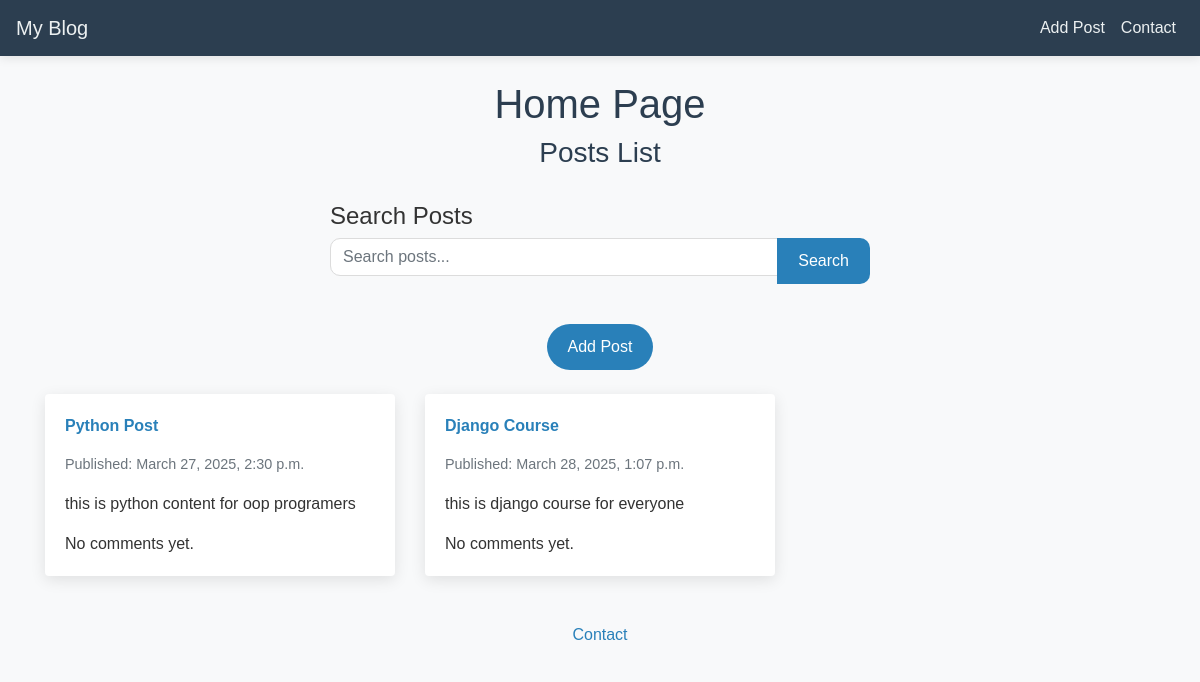
The app's page /, older data.
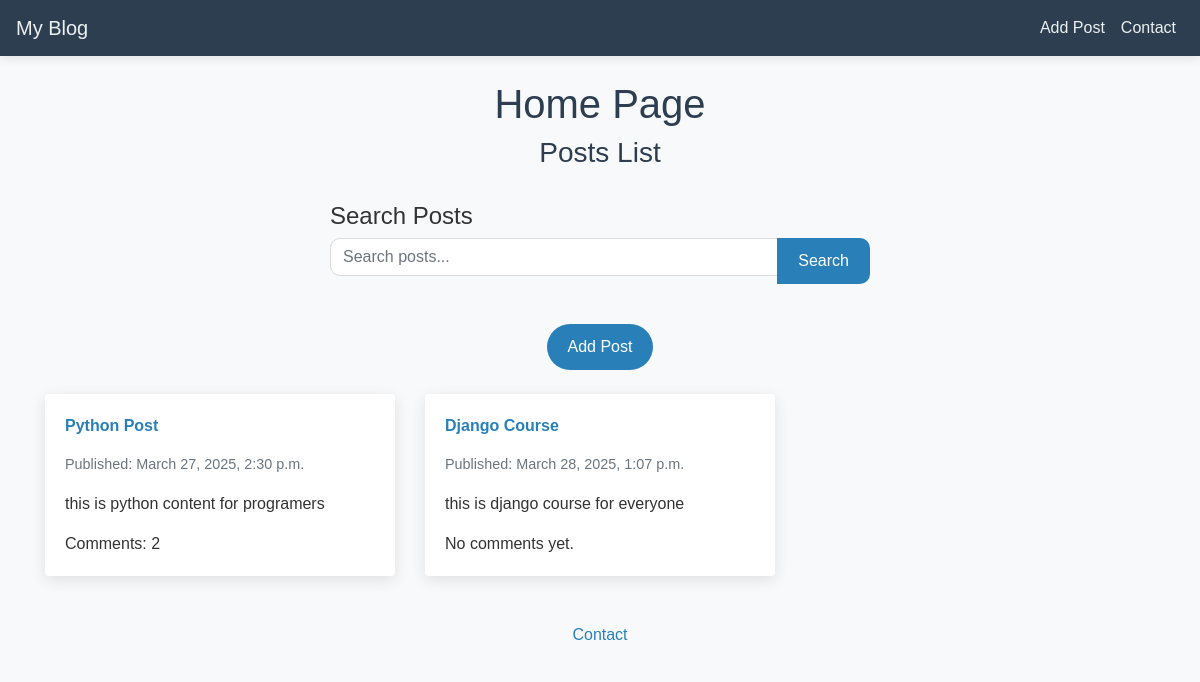
The same page, newer data.
### post/models.py (models this page shows, shortened)
class Post(models.Model):
    title = models.CharField(max_length=50)
    content = models.TextField(max_length=200)
    created_at = models.DateTimeField(auto_now_add=True)
    image = models.ImageField(upload_to='post-image/' , null=True , blank=True)
    active = models.BooleanField(default=False)
    slug = models.SlugField(blank=True , null=True)
    class Meta:
        verbose_name = 'Post'
        verbose_name_plural = 'Posts'
    def __str__(self):
        return self.title

### post/views.py (the view)
# urls.py: path('' , views.PostList.as_view() , name='post'),
class PostList(ListView):
    model = Post
    ordering = ['-created_at']
    def get_queryset(self):
        search = self.request.GET.get('search')
        if search:
            return Post.objects.filter(Q(title__icontains=search) | Q(content__icontains=search)) # if you want to filter the post by active = True
        return Post.objects.all()
    def get_context_data(self , **kwargs):
        context = super().get_context_data(**kwargs)
        context['title'] = 'Posts List'
        return context

### post/templates/post/post_list.html (shortened to what this page needs)
{% extends 'base.html' %}
{% block content %}
    <div class="row">
        <div class="col-12 text-center mb-4">
            <h1>Home Page</h1>
            <h3>{{ title }}</h3>
        </div>
    </div>
    {% if request.path == '/' %}
        <div class="row justify-content-center mb-4">
            <div class="col-md-6">
                <h4>Search Posts</h4>
                <form method="GET" action="" class="mb-3">
                    <div class="input-group">
                        <input type="text" name="search" class="form-control" placeholder="Search posts..." value="{{ request.GET.search }}">
                        <div class="input-group-append">
                            <button type="submit" class="btn btn-custom">Search</button>
                        </div>
                    </div>
                </form>
            </div>
        </div>
    {% endif %}
    <div class="row mb-4">
        <div class="col-12 text-center">
            <a href="{% url 'post:add_post' %}" class="btn btn-custom">Add Post</a>
        </div>
    </div>
    <div class="row">
        {% for post in post_list %}
            <div class="col-md-4">
                <div class="card mb-3">
                    <div class="card-body">
                        <p><a href="{% url 'post:post_detail' post.slug %}" class="card-link">{{ post }}</a></p>
                        <p class="text-muted">Published: {{ post.created_at }}</p>
                        <p class="card-text">{{ post.content|truncatechars:100 }}</p>
                        {% if post.comment_post.count == 0 %}
                            <span>No comments yet.</span>
                            {% else %}
                            <span>Comments: {{ post.comment_post.count }}</span>
                        {% endif %}
                    </div>
                </div>
            </div>
        {% empty %}
            <div class="col-12">
                <p class="text-center">No posts available.</p>
            </div>
        {% endfor %}
    </div>
    <div class="row mt-4">
        <div class="col-12 text-center">
            <p><a href="{% url 'post:contact' %}" class="btn btn-link">Contact</a></p>
        </div>
    </div>
{% endblock %}

Row changes from the older to the newer data that the page shows:
changed Post "Python Post": content "this is python content for oop programers" → "this is python content for programers"; comment_post.count (not shown) → "2"; text "No comments yet." → "Comments:"
